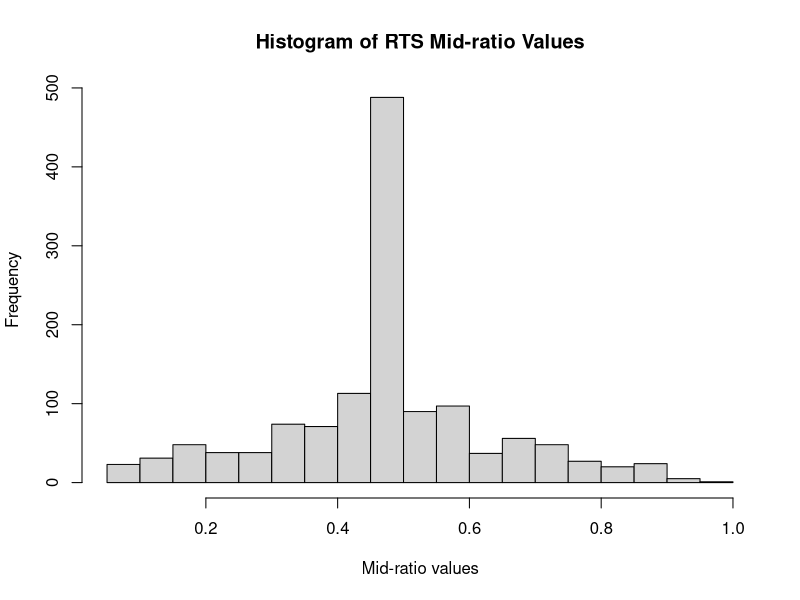
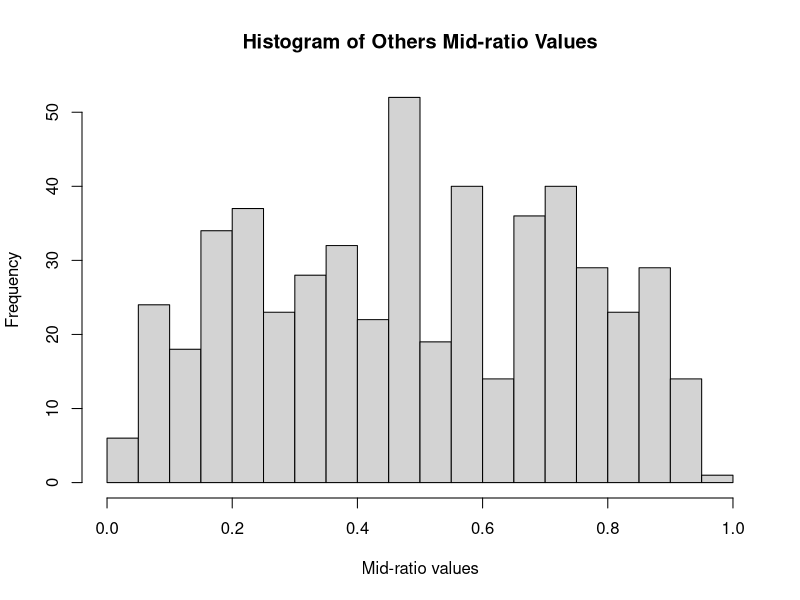

Generate these figures, in order, with R:
data<- read.csv("Bishayee Colony Counts 10.27.97-3.8.01.csv")
cols<- as.matrix(data[,c("col1", "col2", "col3")])

midratio<- function(row){
  low<- min(cols[row,"col1"], cols[row, "col2"], cols[row, "col3"])
  high<- max(cols[row,"col1"], cols[row, "col2"], cols[row, "col3"])
  mid<- setdiff(c(cols[row,"col1"], cols[row, "col2"], cols[row, "col3"]), c(low, high))
  midratio<- (mid-low)/(high-low)
  return(midratio)
}

data$midratio<- sapply(1:dim(cols)[1], midratio)
# histogram of RTS midratio values: looks the same as in the paper
hist(as.numeric(as.character(data$midratio)), breaks = 30, 
     xlab = "Mid-ratio values", main = "Histogram of RTS Mid-ratio Values")


others<- read.csv("Other Investigators in Lab.Colony Counts.4.23.92-11.27.02.csv")
cols<- as.matrix(others[, c("col1", "col2", "col3")])
others$midratio<- sapply(1:dim(cols)[1], midratio)
# histogram of Others midratio values
hist(as.numeric(as.character(others$midratio)), breaks = 30,
     xlab = "Mid-ratio values", main = "Histogram of Others Mid-ratio Values")
